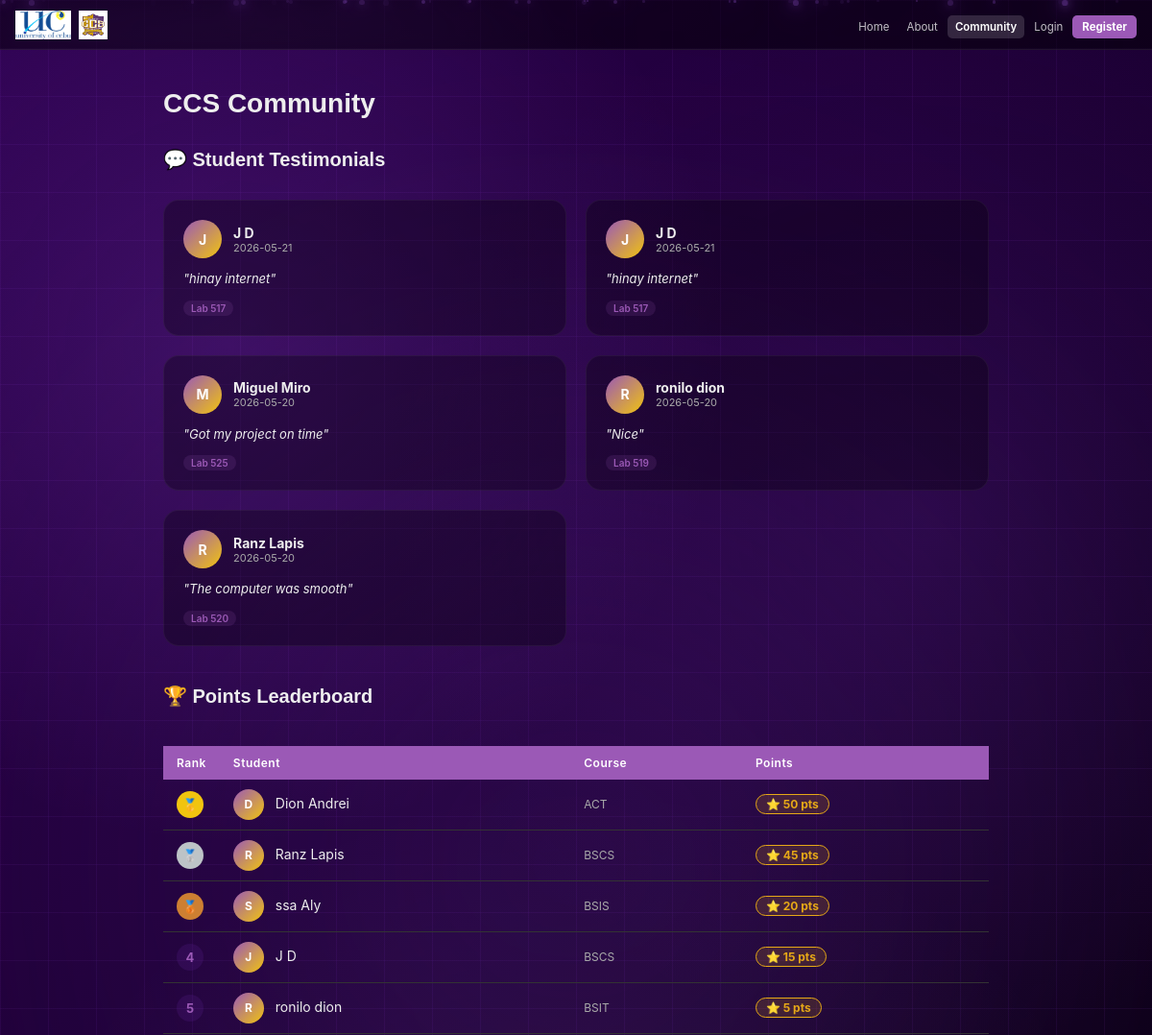
Before: /community (upper part) with the older database file.
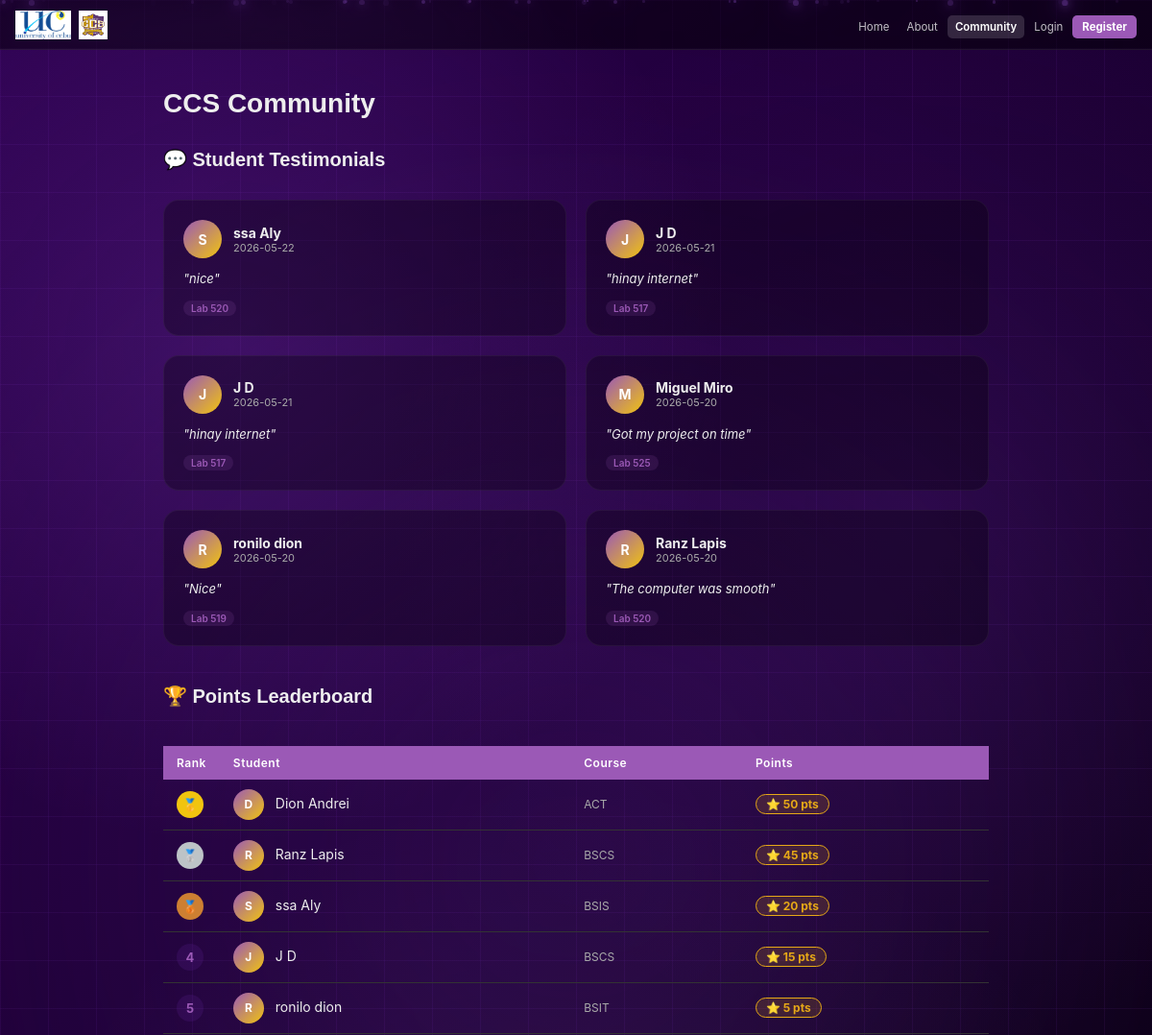
After: the same page with the newer database file.
### tables this page shows
CREATE TABLE feedback (
        id INTEGER PRIMARY KEY AUTOINCREMENT,
        idnum TEXT NOT NULL,
        name TEXT NOT NULL,
        message TEXT NOT NULL,
        lab TEXT,
        date TEXT NOT NULL DEFAULT (DATE('now'))
    , pc_id INTEGER, sitin_id INTEGER);

CREATE TABLE users (
        id INTEGER PRIMARY KEY AUTOINCREMENT,
        idnum TEXT NOT NULL UNIQUE,
        lastname TEXT NOT NULL,
        firstname TEXT NOT NULL,
        midname TEXT,
        email TEXT NOT NULL UNIQUE,
        course TEXT NOT NULL,
        level TEXT NOT NULL,
        address TEXT NOT NULL,
        password TEXT NOT NULL,
        sessions INTEGER NOT NULL DEFAULT 30,
        photo TEXT DEFAULT NULL
    );

CREATE TABLE rewards (
        id INTEGER PRIMARY KEY AUTOINCREMENT,
        idnum TEXT NOT NULL UNIQUE,
        points INTEGER NOT NULL DEFAULT 0
    );

### app.py (the view)
@app.route('/community')
def community():
    conn = get_db()
    testimonials = conn.execute('SELECT * FROM feedback ORDER BY id DESC LIMIT 10').fetchall()
    leaderboard = conn.execute('''SELECT r.idnum, r.points, u.firstname, u.lastname, u.course
                                  FROM rewards r JOIN users u ON u.idnum = r.idnum
                                  ORDER BY r.points DESC LIMIT 10''').fetchall()
    conn.close()
    return render_template('community.html', testimonials=testimonials, leaderboard=leaderboard)

### app.py (called while the page is built, shortened)
def get_db():
    conn = sqlite3.connect(os.path.join(BASE_DIR, 'database.db'))
    conn.row_factory = sqlite3.Row
    return conn

@app.before_request
def csrf_protect():
    if 'csrf_token' not in session:
        session['csrf_token'] = secrets.token_hex(16)
    if request.method == "POST":
        token = session.get('csrf_token', '')
        form_token = request.form.get('csrf_token', '')
        if not token or token != form_token:
            flash('Invalid request. Please try again.', 'error')
            return redirect(request.url)

@app.context_processor
def inject_unread_count():
    return dict(unread_count=0)

### templates/community.html (shortened to what this page needs)
<!DOCTYPE html>
<html lang="en" data-theme="dark">
<head>
  <link rel="stylesheet" href="{{ url_for('static', filename='style.css') }}" />
</head>
<body>
  <nav>
    <div class="nav-left">
      <img src="{{ url_for('static', filename='uclogo.png') }}" alt="UC" class="nav-logo" />
      <img src="{{ url_for('static', filename='ccsmainlogo.png') }}" alt="CCS" class="nav-logo" />
    </div>
    <ul class="nav-links">
      <li><a href="{{ url_for('home') }}">Home</a></li>
      <li><a href="{{ url_for('about') }}">About</a></li>
      <li><a href="{{ url_for('community') }}" class="active">Community</a></li>
      <li><a href="{{ url_for('login') }}">Login</a></li>
      <li><a href="{{ url_for('register') }}" class="btn-nav-register">Register</a></li>
    </ul>
  </nav>
  <main class="community-content">
    <h1>CCS Community</h1>
    {% if testimonials %}
    <h2 style="font-family: 'Syne', sans-serif; font-size: 20px; margin: 30px 0 15px;">💬 Student Testimonials</h2>
    <div class="testimonial-grid">
      {% for t in testimonials %}
      <div class="testimonial-card">
        <div class="testimonial-header">
          <div class="testimonial-avatar">{{ t['name'][0] | upper }}</div>
          <div class="testimonial-info">
            <span class="testimonial-name">{{ t['name'] }}</span>
            <span class="testimonial-date">{{ t['date'] }}</span>
          </div>
        </div>
        <p class="testimonial-body">"{{ t['message'] }}"</p>
        {% if t['lab'] %}
        <span class="testimonial-lab">{{ t['lab'] }}</span>
        {% endif %}
      </div>
      {% endfor %}
    </div>
    {% endif %}
    <h2 style="font-family: 'Syne', sans-serif; font-size: 20px; margin: 40px 0 15px;">🏆 Points Leaderboard</h2>
    <div class="leaderboard-wrap">
      {% if leaderboard %}
      <table class="leaderboard-table">
        <thead>
          <tr>
            <th style="width:50px;">Rank</th>
            <th>Student</th>
            <th>Course</th>
            <th>Points</th>
          </tr>
        </thead>
        <tbody>
          {% for entry in leaderboard %}
          <tr>
            <td>
              <span class="rank-badge {% if loop.index == 1 %}rank-1{% elif loop.index == 2 %}rank-2{% elif loop.index == 3 %}rank-3{% else %}rank-other{% endif %}">
                {% if loop.index == 1 %}🥇{% elif loop.index == 2 %}🥈{% elif loop.index == 3 %}🥉{% else %}{{ loop.index }}{% endif %}
              </span>
            </td>
            <td>
              <span class="lb-avatar">{{ entry['firstname'][0] | upper }}</span>
              {{ entry['firstname'] }} {{ entry['lastname'] }}
            </td>
            <td style="color:var(--muted); font-size:12px;">{{ entry['course'] }}</td>
            <td><span class="points-pill">⭐ {{ entry['points'] }} pts</span></td>
          </tr>
          {% endfor %}
        </tbody>
      </table>
      {% else %}
      <div class="lb-empty">
        🏅 No points awarded yet. Check back soon!
      </div>
      {% endif %}
    </div>
  </main>
</body>
</html>

Changed rows visible on the page:
added feedback: name "S", name "ssa Aly", date "2026-05-22", message "nice", lab "Lab 520"
